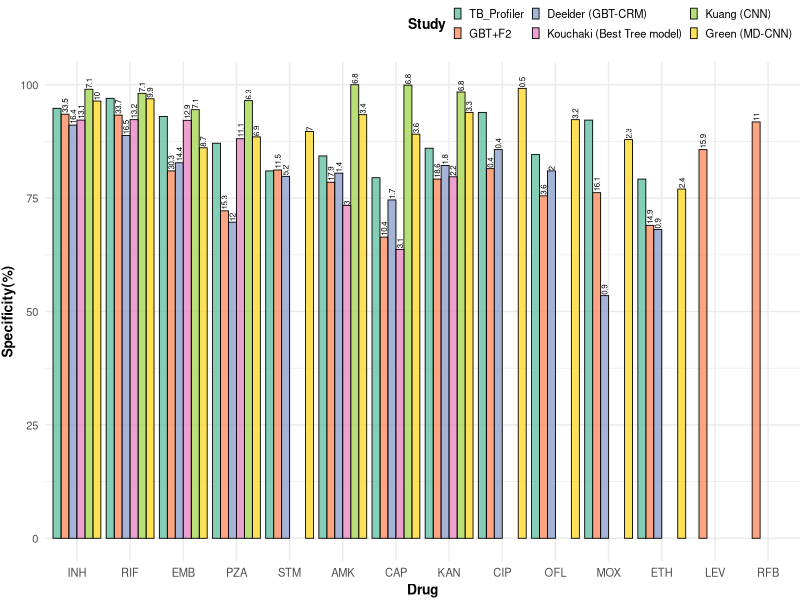
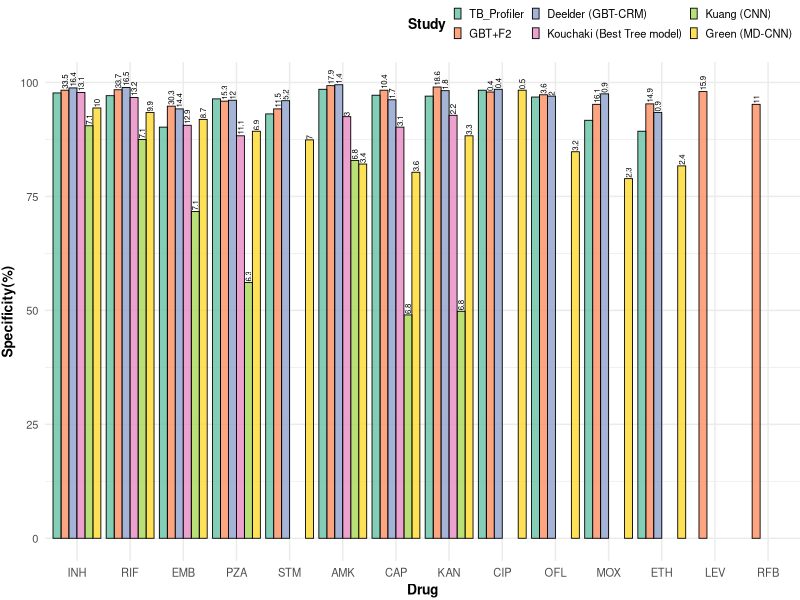

Write R code to recreate these figures, in order.
## ---- chunk 1
library(dplyr)
library(readxl)
library(tidyverse)
## ---- chunk 2
TB_profilerResults=data.frame(read_xlsx('./Supplementary Tables.xlsx',
                                        sheet=2))
TB_profilerResults=TB_profilerResults%>%select(c(1,2,6,7,8))
TB_profilerResults=TB_profilerResults[c(1:13),]
TB_profilerResults=TB_profilerResults%>%column_to_rownames('Drug')
colnames(TB_profilerResults)=c('Num. Isolates','Acc.','Sens.','Spec.')
TB_profilerResults$`Num. Isolates`=rep(NA,length(TB_profilerResults$`Num. Isolates`))
TB_profilerResults=TB_profilerResults%>%select(Sens.,Spec.,Acc.,`Num. Isolates`)
## ---- chunk 3
Metrics_Deelder=data.frame(readxl::read_xlsx('./Supplementary Tables.xlsx',sheet =6))
Metrics_Deelder=Metrics_Deelder[c(41:54),c(1:5)]
colnames(Metrics_Deelder)=Metrics_Deelder[1,]
Metrics_Deelder=Metrics_Deelder[-c(1,2),]
Metrics_Deelder=Metrics_Deelder%>%mutate(across(c(2:5),as.numeric))
Metrics_Deelder$Drug=as.factor(Metrics_Deelder$Drug)
rownames(Metrics_Deelder)=NULL
Metrics_Deelder=Metrics_Deelder%>%column_to_rownames('Drug')
#Metrics_Deelder=Metrics_Deelder
## ---- chunk 4
Metrics_Green=data.frame(read_xlsx('./Supplementary Tables.xlsx',sheet = 6))
Metrics_Green=Metrics_Green[c(10:23),c(1:5)]
colnames(Metrics_Green)=Metrics_Green[1,]
Metrics_Green=Metrics_Green[-c(1,2),]
Metrics_Green=Metrics_Green%>%mutate(across(c(2:5),as.numeric))
Metrics_Green$Drug=as.factor(Metrics_Green$Drug)
rownames(Metrics_Green)=NULL
Metrics_Green=Metrics_Green%>%column_to_rownames('Drug')
## ---- chunk 5
Metrics_Kuang=data.frame(readxl::read_xlsx('./Supplementary Tables.xlsx',sheet = 6))
Metrics_Kuang=Metrics_Kuang[c(27:36),c(1:5)]
colnames(Metrics_Kuang)=Metrics_Kuang[1,]
Metrics_Kuang=Metrics_Kuang[-c(1,2),]
Metrics_Kuang=Metrics_Kuang%>%mutate(across(c(2:5),as.numeric))
Metrics_Kuang$Drug=as.factor(Metrics_Kuang$Drug)
rownames(Metrics_Kuang)=NULL
Metrics_Kuang=Metrics_Kuang%>%column_to_rownames('Drug')
## ---- chunk 6
Metrics_Kouchaki=data.frame(read_xlsx('./Supplementary Tables.xlsx',sheet = 6))
Metrics_Kouchaki=Metrics_Kouchaki[c(70:82),c(1:5)]
colnames(Metrics_Kouchaki)=Metrics_Kouchaki[1,]
Metrics_Kouchaki=Metrics_Kouchaki[-c(1,2),]
Metrics_Kouchaki=Metrics_Kouchaki%>%mutate(across(c(2:5),as.numeric))
Metrics_Kouchaki$Drug=as.factor(Metrics_Kouchaki$Drug)
rownames(Metrics_Kouchaki)=NULL
Metrics_Kouchaki=Metrics_Kouchaki%>%column_to_rownames('Drug')
## ---- chunk 7
temp_Ks=merge(Metrics_Kuang,Metrics_Kouchaki,by='row.names',suffixes=c('_Kuang','_Kouchaki'))
temp_Ks=temp_Ks%>%column_to_rownames('Row.names')
## ---- chunk 8
Lit_metrics=merge(Metrics_Deelder,Metrics_Green,by = 'row.names',suffixes = c('_Deelder','_Green'))
Lit_metrics=Lit_metrics%>%column_to_rownames('Row.names')
Lit_metrics=merge(TB_profilerResults,Lit_metrics,by='row.names',all.y = T)
Lit_metrics=Lit_metrics%>%column_to_rownames('Row.names')
Lit_metrics=Lit_metrics%>%rename('Num. Isolates_TBProfiler'=4,'Acc._TBProfiler'=3,'Sens._TBProfiler'=1,
                                 'Spec._TBProfiler'=2)
## ---- chunk 9
Lit_metrics=merge(Lit_metrics,temp_Ks,by = 'row.names',all.x = T)
Lit_metrics=Lit_metrics%>%rename('Num. Isolates_Kuang'=17,'Num. Isolates_Kouchaki'=21)
Lit_metrics=Lit_metrics%>%column_to_rownames('Row.names')
## ---- chunk 10
Metrics_Sid=data.frame(read_xlsx('./Supplementary Tables.xlsx',sheet = 3))
Metrics_Sid <- Metrics_Sid %>%
               mutate(Drug..model.feature. = gsub(' \\(.*', '', Drug..model.feature.))
Metrics_Sid=Metrics_Sid%>%mutate(across(c(2:6),~gsub('[^0-9\\.].*','',.)))
colnames(Metrics_Sid)=c('Drug','Sens.','Spec.','Acc.','AUC','Num. Isolates')
Metrics_Sid=Metrics_Sid%>%mutate(across(c(2:6),as.numeric))
Metrics_Sid$Drug=as.factor(Metrics_Sid$Drug)
rownames(Metrics_Sid)=NULL
Metrics_Sid=Metrics_Sid%>%column_to_rownames('Drug')
## ---- chunk 11
full_df=merge(Metrics_Sid,Lit_metrics,by = 'row.names',all.x = T)
full_df=full_df%>%mutate(Row.names=as.factor(Row.names))%>%rename('Drug'=1)
full_df=full_df%>%mutate(across(contains('Num.'),~./1000))%>%mutate(across(contains('Num.'),~round(.,1)))
## ---- chunk 12
full_df=full_df%>%mutate(across(contains('TB'),as.numeric))
## ---- chunk 13
full_df_plot=full_df%>%pivot_longer(!c(Drug),names_to = 'Data',values_to = 'Values')
full_df_plot_Sens=full_df_plot%>% filter(str_detect(Data,'Sens|Num.'))
full_df_plot_Spec=full_df_plot%>% filter(str_detect(Data,'Spec|Num.'))
## ---- chunk 14
temp_obj=unlist(full_df_plot_Sens[seq(2,dim(full_df_plot_Sens)[1],2),"Values"])
full_df_plot_Sens=full_df_plot_Sens[-c(seq(2,168,2)),]
#full_df_plot_Sens=full_df_plot_Sens[-43,]
full_df_plot_Spec=full_df_plot_Spec[-c(seq(2,168,2)),]
#full_df_plot_Spec=full_df_plot_Spec[-43,]
## ---- chunk 15
#temp_obj=as.character(temp_obj,na.rm=T)
#temp_obj=paste(temp_obj,'k',sep = "")
## ---- chunk 16
full_df_plot_Sens$Isolates=temp_obj
full_df_plot_Spec$Isolates=temp_obj
## ---- chunk 17
Drug_order=rownames(Metrics_Sid)
full_df_plot_Sens$Data=factor(full_df_plot_Sens$Data,levels = c('Sens._TBProfiler','Sens.','Sens._Deelder','Sens._Kouchaki','Sens._Kuang','Sens._Green'))
full_df_plot_Spec$Data=factor(full_df_plot_Spec$Data,levels=c('Spec._TBProfiler','Spec.','Spec._Deelder','Spec._Kouchaki','Spec._Kuang','Spec._Green'))
## ---- chunk 18
Sensitivity_plot=ggplot(full_df_plot_Sens, aes(x = Drug, y = Values, fill = Data))+
  geom_bar(stat='identity',position = position_dodge(),alpha=.8,col='black',size=.3)+
  ylab('Specificity(%)')+geom_text(aes(label = Isolates,group=Data),hjust=-.1,size=2,position = position_dodge(w=0.9),angle=90)+
  scale_x_discrete(limits=Drug_order)+scale_fill_brewer(name='Study',labels=c('TB_Profiler','GBT+F2','Deelder (GBT-CRM)','Kouchaki (Best Tree model)','Kuang (CNN)','Green (MD-CNN)'),palette = 'Set2')+theme_minimal()+theme(plot.margin = margin(0,0,1,1),legend.position = 'top',legend.justification = 'right',legend.key.size = unit(.2,units = 'cm'),legend.text = element_text(size = 8),legend.title = element_text(size=10,face = 'bold'),axis.title = element_text(size = 10,face='bold'),axis.text = element_text(size=8))
## ---- chunk 19
Specificity_plot=ggplot(full_df_plot_Spec, aes(x = Drug, y = Values, fill = Data))+
  geom_bar(stat='identity',position = position_dodge(),alpha=.8,col='black',size=.3)+
  ylab('Specificity(%)')+geom_text(aes(label = Isolates,group=Data),hjust=-.1,size=2,position = position_dodge(w=0.9),angle=90)+
  scale_x_discrete(limits=Drug_order)+scale_fill_brewer(name='Study',labels=c('TB_Profiler','GBT+F2','Deelder (GBT-CRM)','Kouchaki (Best Tree model)','Kuang (CNN)','Green (MD-CNN)'),limits=c('Spec._TBProfiler','Spec.','Spec._Deelder','Spec._Kouchaki','Spec._Kuang','Spec._Green'),palette = 'Set2')+theme_minimal()+theme(plot.margin = margin(0,0,1,1),legend.position = 'top',legend.justification = 'right',legend.key.size = unit(.2,units = 'cm'),legend.text = element_text(size = 8),legend.title = element_text(size=10,face = 'bold'),axis.title = element_text(size = 10,face='bold'),axis.text = element_text(size=8))
## ---- chunk 20
ggsave(Sensitivity_plot,filename = './CompareSensitivities.png',device = 'png',width = 7,height = 7,units = 'in',dpi = 300,bg = 'white')
## ---- chunk 21
ggsave(Specificity_plot,filename = './CompareSpecificity.png',device = 'png',width = 7,height = 7,units = 'in',dpi = 300,bg = 'white')
## ---- chunk 22
write.csv(full_df_plot_Sens,file = 'Data for Sensitivity Plot.csv',quote = F,na = 'NA',row.names = T,col.names = T)
## ---- chunk 23
write.csv(full_df_plot_Spec,file = 'Data for Specificity Plot.csv',quote = F,na = 'NA',row.names = T,col.names = T)
